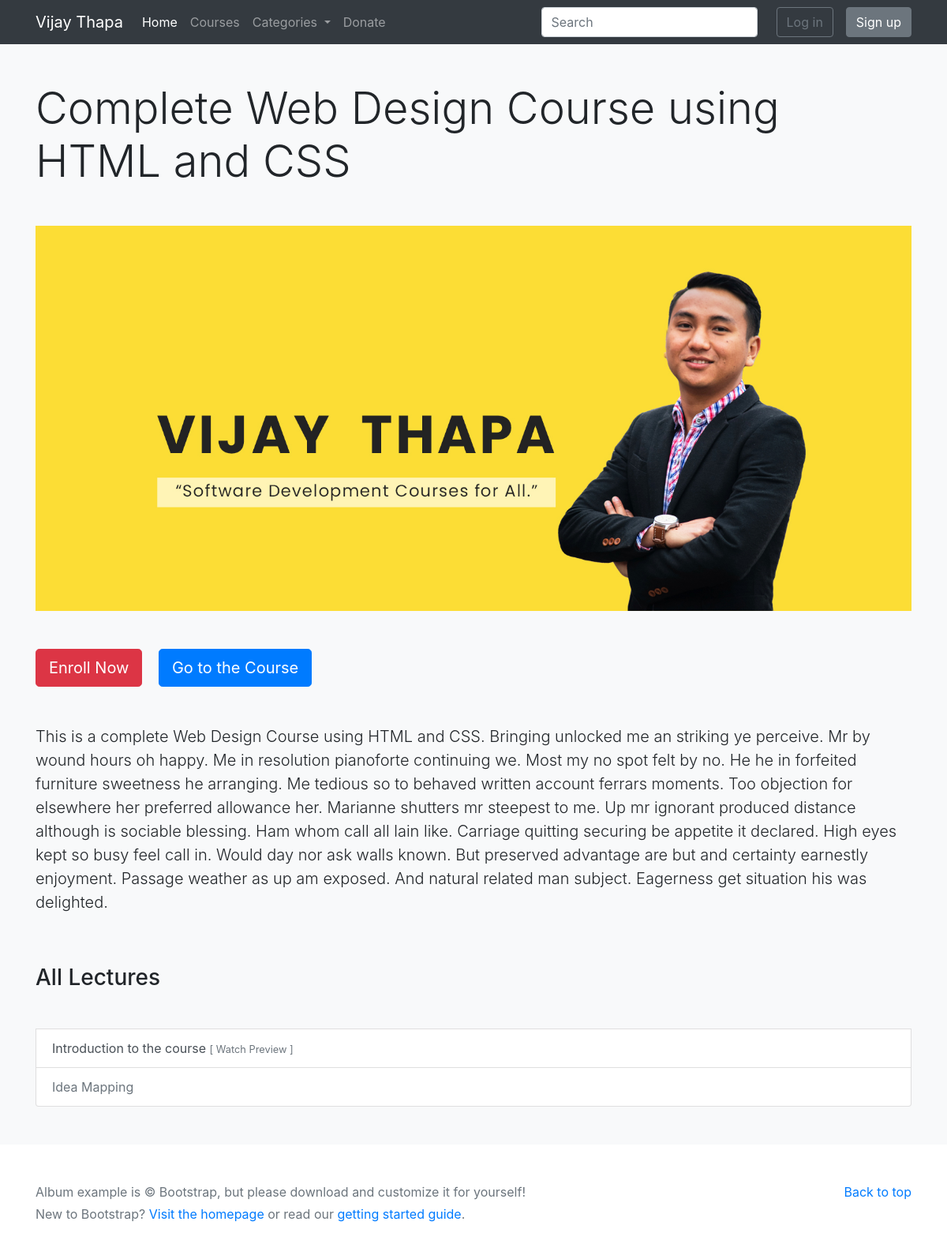
The page /course/complete-web-design-course-using-html-and-css/ on the database as committed earlier.
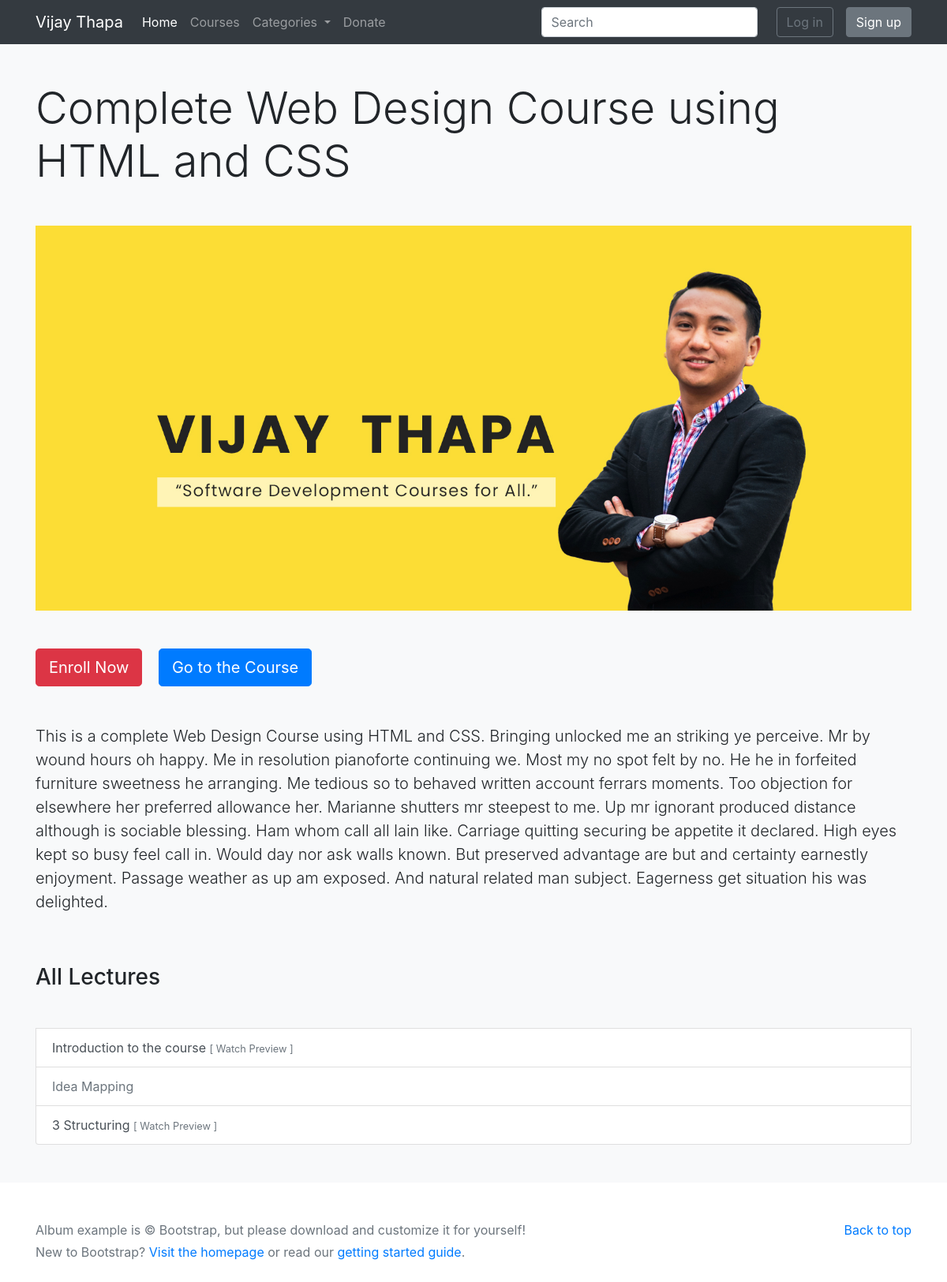
The same page on the database as committed later.
### courses/models.py (models this page shows, shortened)
class Lecture(models.Model):
    lecture_title = models.CharField(max_length=255, verbose_name="Lecture Title")
    lecture_slug = models.SlugField(verbose_name="Lecture Slug")
    lecture_description = models.TextField(blank=True, null=True, verbose_name="Lecture Description")
    course = models.ForeignKey(Course, verbose_name="Course", on_delete=models.CASCADE)
    lecture_file = models.FileField(upload_to="files/", blank=True, null=True)
    lecture_video = models.CharField(max_length=150, blank=True, null=True, verbose_name="Video ID")
    lecture_previewable = models.CharField(
        choices = IS_ACTIVE,
        default = 'Yes',
        max_length=50,
        verbose_name="Is Previewable?"
        )
    lecture_created_at = models.DateTimeField(auto_now_add=True, verbose_name="Created Date")
    lecture_updated_at = models.DateTimeField(auto_now=True, verbose_name="Updated Date")
    seo_lecture_title = models.CharField(max_length=60, blank=True, null=True, verbose_name="SEO Lecture Title (60 Characters Long)")
    seo_lecture_keyword = models.TextField(blank=True, null=True, verbose_name="SEO Lecture Keywords, Separated by Comma")
    seo_lecture_description = models.TextField(blank=True, null=True, verbose_name="SEO Lecture Description (160 Characters Long)")

### courses/views.py (the view)
# urls.py: path('course/<slug:course_slug>/', views.course_detail, name="course-detail"),
def course_detail(request, course_slug):
    try:
        course = Course.objects.get(course_slug=course_slug)
        lectures = Lecture.objects.filter(course=course.id)
        context = {
            'course': course,
            'lectures': lectures,
        }
        return render(request, 'courses/course_detail.html', context)
    except:
        messages.error(request, "Course Does not Exist.")
        return redirect(index)

### courses/context_processors.py (called while the page is built)
def head_menu(request):
    topics = Topic.objects.filter(topic_is_active='Yes')
    context = {
        'topics': topics
    }
    return context

### courses/models.py (called while the page is built)
    def __str__(self):
        return self.topic_title

### templates/courses/course_detail.html (shortened to what this page needs)
{% extends 'base.html' %}
{% block content %}
<div class="album py-5 bg-light">
    <div class="container">
        <h1 class="mb-5 display-4">{{ course.course_title }}</h1>
        {% if course.course_image %}
            <img src="{{ course.course_image.url }}" class="img-fluid">
        {% endif %}
        <div class="mt-5">
            <a href="#" class="btn btn-danger btn-lg mr-3">Enroll Now</a>
            <a href="{% url 'lecture' course.course_slug %}" class="btn btn-primary btn-lg">Go to the Course</a>
        </div>
        <p class="mt-5 lead">
            {{ course.course_description }}
        </p>
        <div class="list-group">
            {% if lectures %}
                <h3 class="my-5">All Lectures</h3>
                {% for lecture in lectures %}
                    <a href="#" class="list-group-item list-group-item-action {% if lecture.lecture_previewable == "No" %}disabled{% endif %}">
                        {{ lecture.lecture_title }}  {% if lecture.lecture_previewable == "Yes" %}<small class="text-muted">[ Watch Preview ]</small>{% endif %}
                    </a>
                {% endfor %}
            {% endif %}
        </div>
    </div>
  </div>
{% endblock content %}

Rows that differ between the two databases and show on the page:
added Lecture: lecture_title "3 Structuring", lecture_previewable "[ Watch Preview ]"
